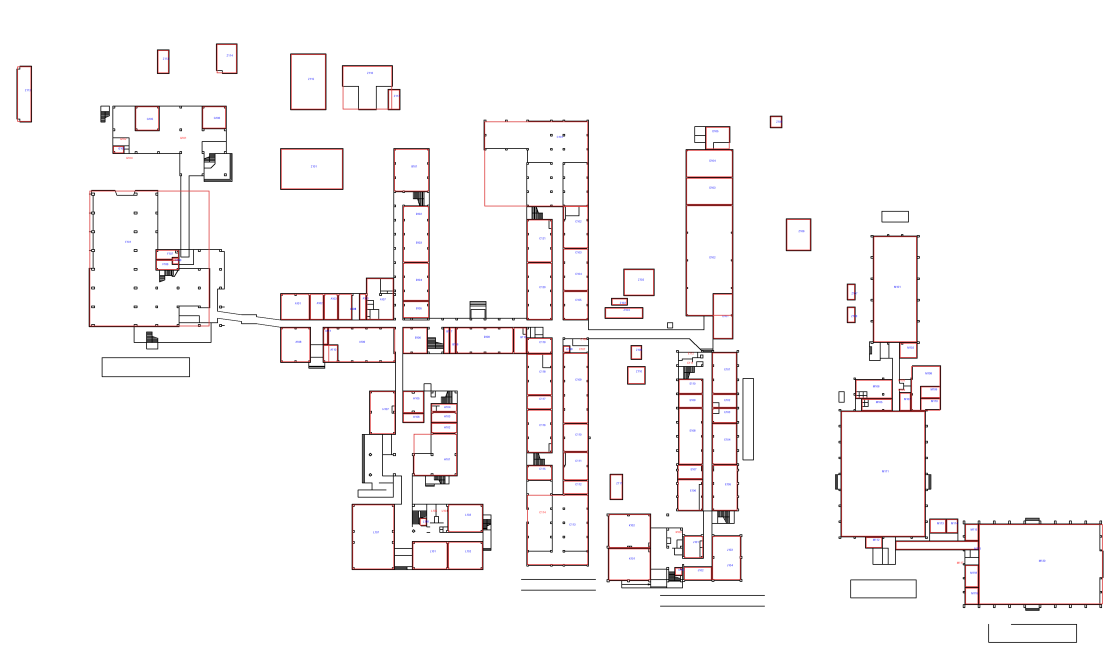
#> input picture tools/trace-debug-1F.png, 2227 x 1309 px (shown at 1/2 size)
$ python make-lhako-logo.py trace-debug-1F.png
#> lines starting #> are read from the running program, lines starting #| are printed output that depends on the picture; after the words box and inside, x2 and y2 are one past the last pixel; in counts of white or black regions, pixels touching at a corner belong together
import sys
from pathlib import Path

import numpy as np
from PIL import Image, ImageFilter

IMG = Path(__file__).resolve().parent.parent / "site" / "assets" / "img"
SRC = Path(sys.argv[1]) if len(sys.argv) > 1 else IMG / "lhako-logo-src.png"
WIDTH = 1200

im = Image.open(SRC).convert("RGB")
#> im is the input picture: PIL image 2227x1309 RGB; mean R, G, B 249, 246.9, 247
if im.width > WIDTH:
    im = im.resize((WIDTH, round(im.height * WIDTH / im.width)), Image.LANCZOS)
#> im: PIL image 1200x705 RGB
px = np.asarray(im).astype(np.float64)
mn, mx = px.min(axis=2), px.max(axis=2)

core = Image.fromarray(((mx < 70) * 255).astype("uint8"))
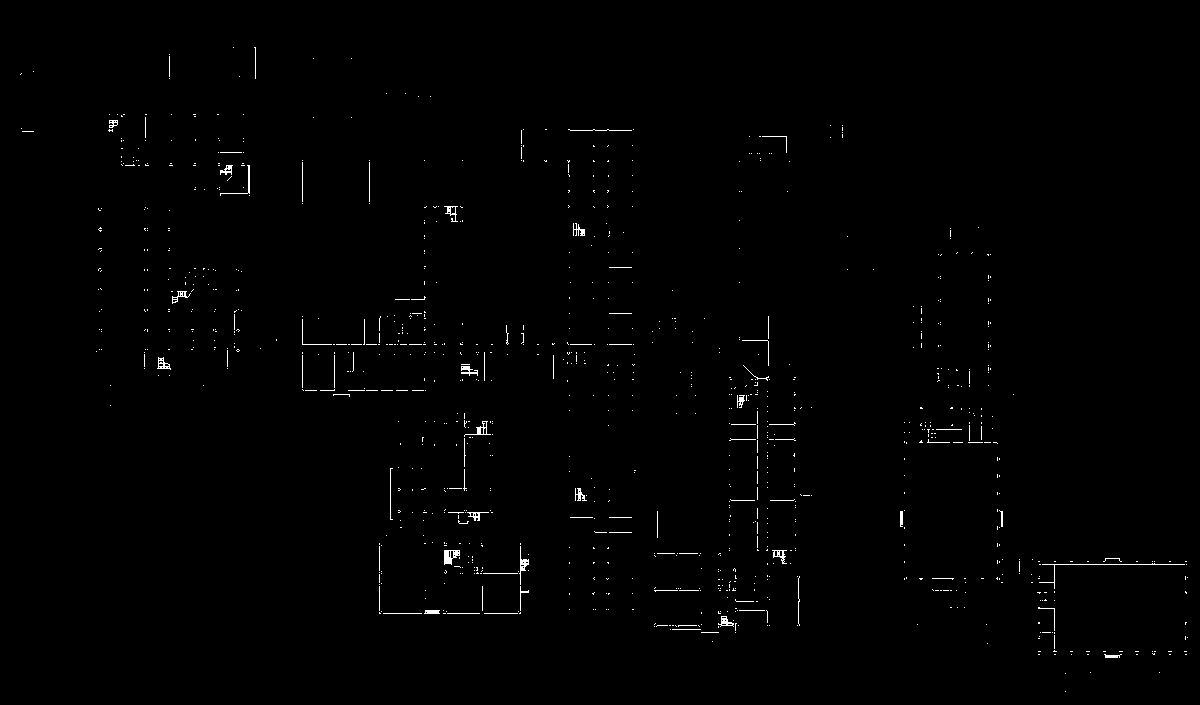
#> core: PIL image 1200x705 L; 0.67% white in thin lines or dots, all inside (x1, y1, x2, y2) = (20, 47, 1188, 692)
zone = np.asarray(core.filter(ImageFilter.MaxFilter(9))) > 0
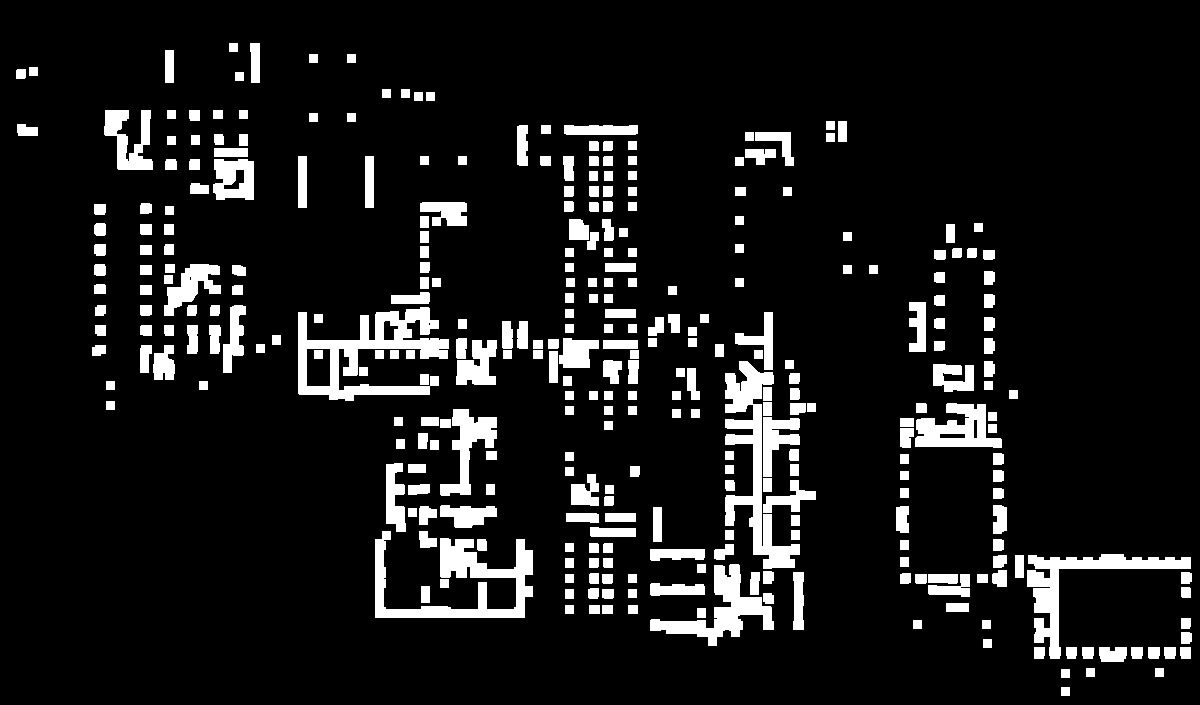
#> zone: shape (705, 1200) bool; 9.9% white; 324 white regions, largest, box (x1, y1, x2, y2) and area: (298, 307, 449, 401) 5774, (375, 531, 533, 618) 5063, (725, 361, 800, 569) 4868

ink_alpha = (255 - mn) / 255
ink_alpha = np.where(ink_alpha < 0.03, 0, ink_alpha)
other_alpha = np.clip((245 - mn) / 45, 0, 1)
alpha = np.where(zone, ink_alpha, other_alpha)
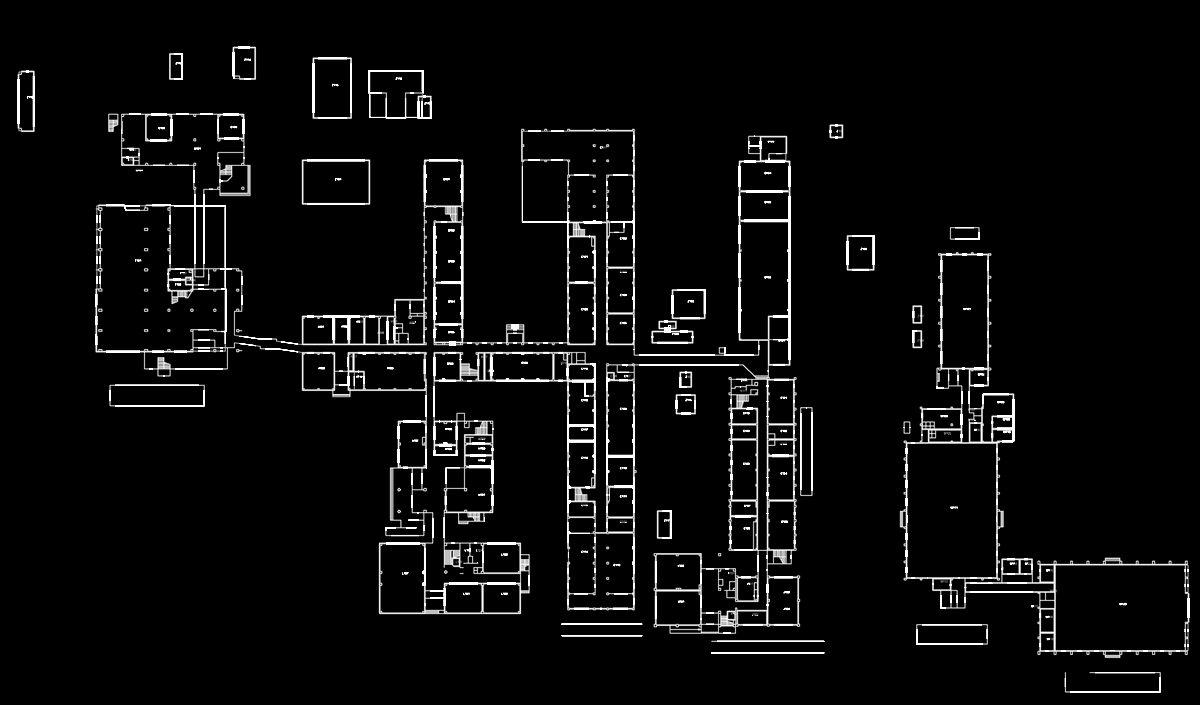
#> alpha: shape (705, 1200) float64; min 0, max 1, mean 0.0443

safe = np.maximum(ink_alpha, 1e-6)[..., None]
ink_color = np.clip((px - 255 * (1 - safe)) / safe, 0, 255)
color = np.where(zone[..., None], ink_color, px)
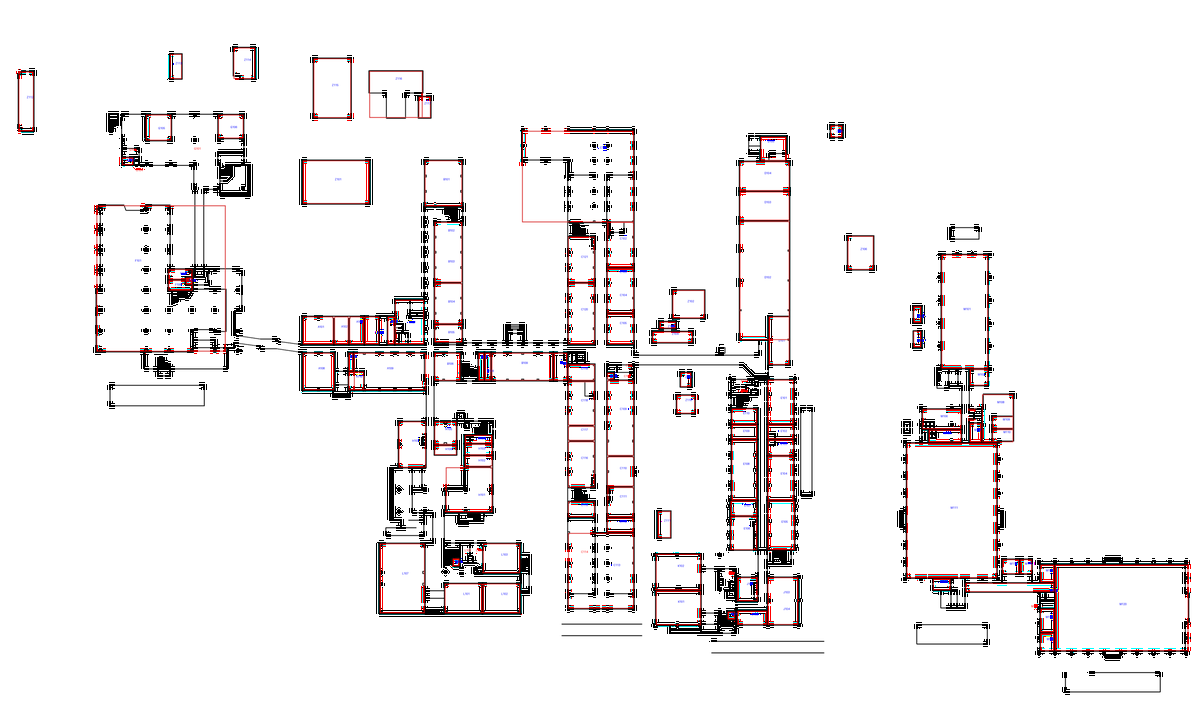
#> color: shape (705, 1200, 3) float64; mean R, G, B 240.7, 237.4, 237.7
lifted = 255 * (px / 255) ** 0.8
dark = np.where(zone[..., None], 255.0, lifted)
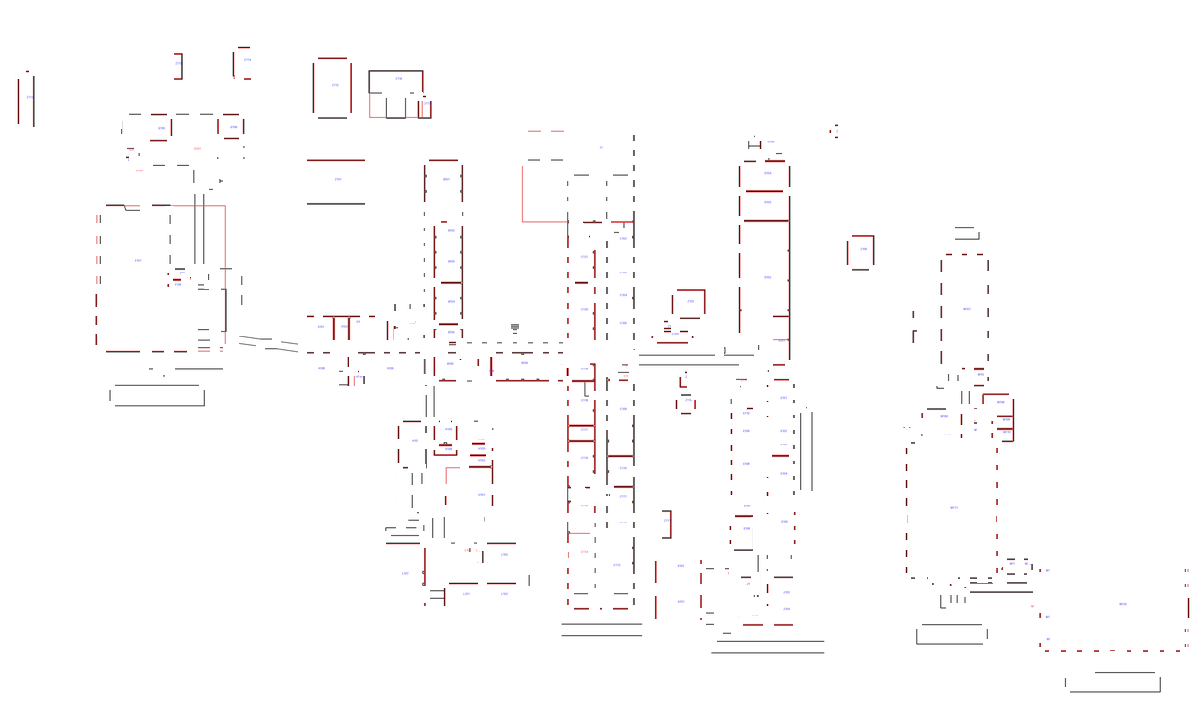
#> dark: shape (705, 1200, 3) float64; mean R, G, B 252.9, 252, 252.1


def save(rgb, name):
#> called with name = 'lhako-logo.webp'
    out = np.dstack([rgb, alpha * 255]).clip(0, 255).astype("uint8")
    Image.fromarray(out, "RGBA").save(IMG / name, quality=92, method=6)
    print(IMG / name)


save(color, "lhako-logo.webp")
save(dark, "lhako-logo-dark.webp")

$ run again, on tools/trace-debug-3F.png
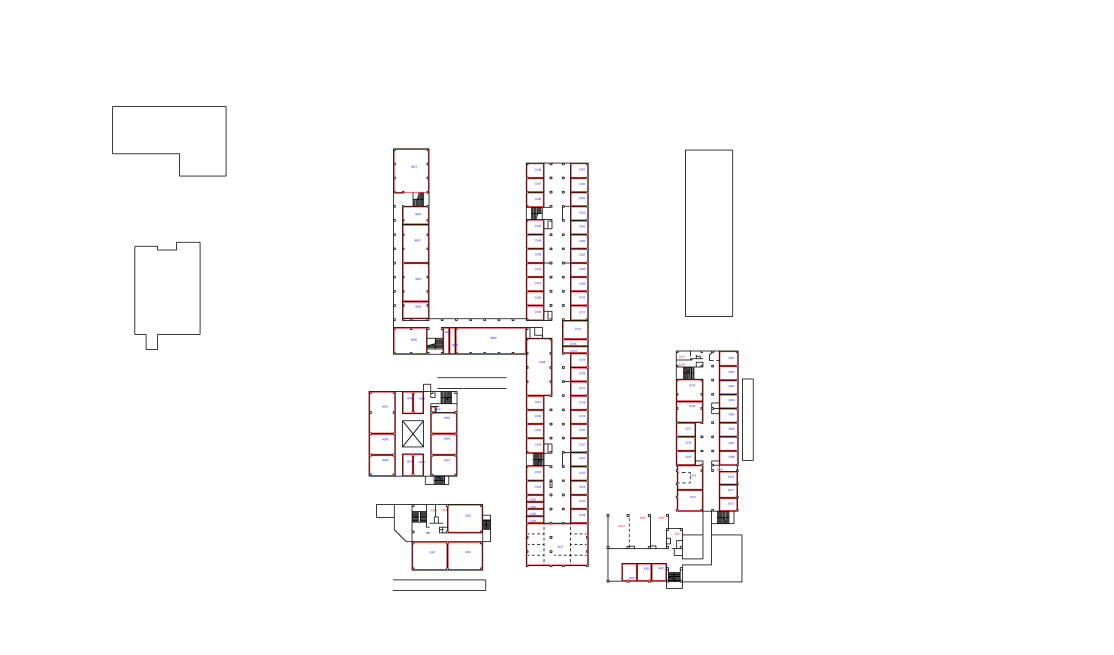
#> input picture tools/trace-debug-3F.png, 2227 x 1309 px (shown at 1/2 size)
#> im is the input picture: PIL image 2227x1309 RGB; mean R, G, B 251.5, 250.4, 250.5
#> im: PIL image 1200x705 RGB
#> `core = Image.fromarray(((mx < 70) * 255).astype("uint8"))`:
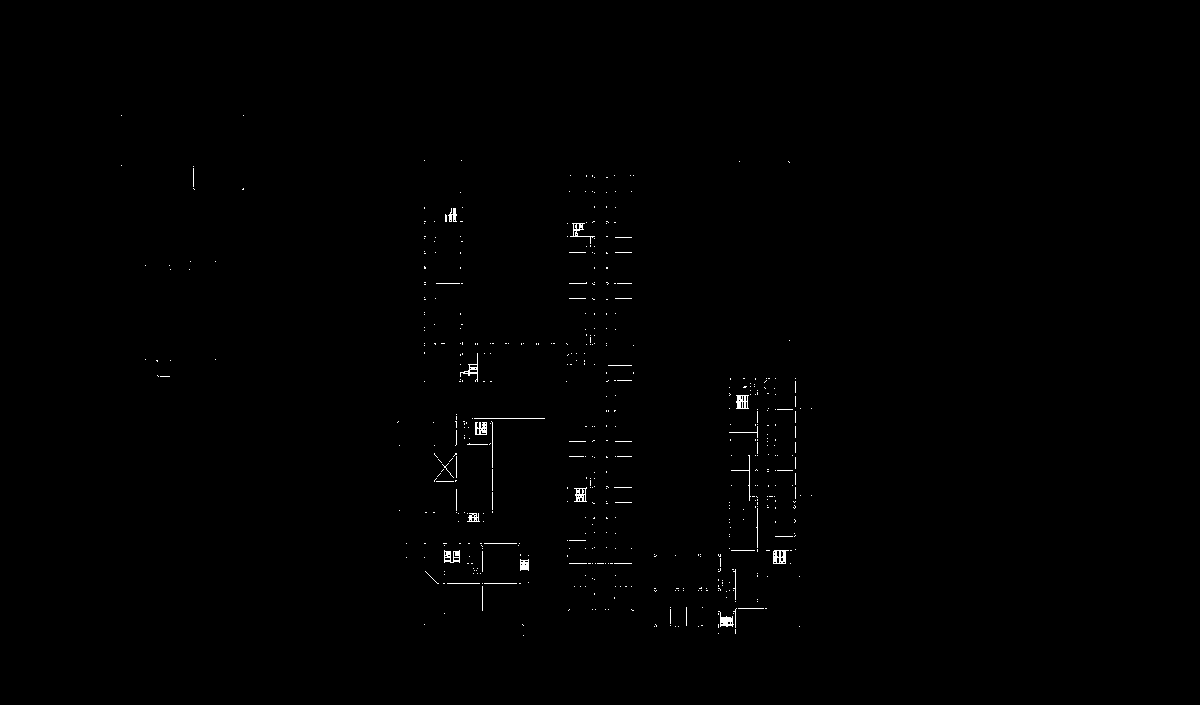
#> core: PIL image 1200x705 L; 0.38% white in thin lines or dots, all inside (x1, y1, x2, y2) = (121, 115, 812, 636)
#> zone: shape (705, 1200) bool; 5.2% white; 146 white regions, largest, box (x1, y1, x2, y2) and area: (714, 374, 800, 638) 7082, (430, 410, 549, 526) 4556, (421, 539, 533, 615) 3604
#> `dark = np.where(zone[..., None], 255.0, lifted)`:
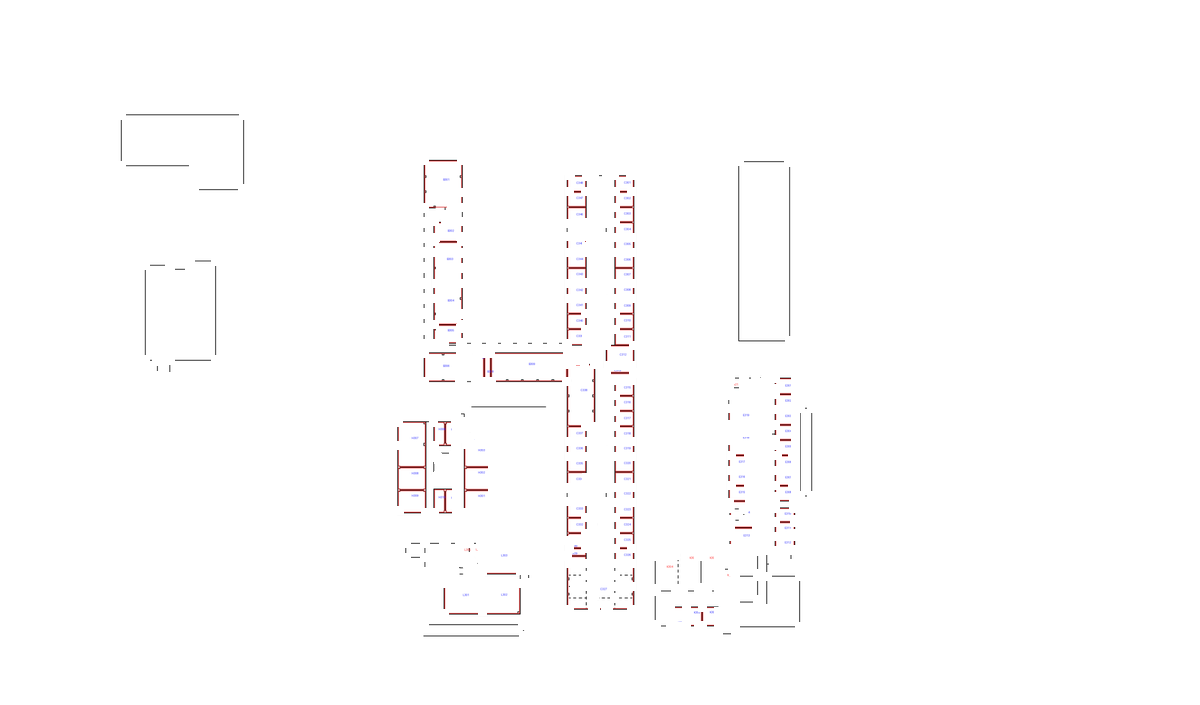
#> dark: shape (705, 1200, 3) float64; mean R, G, B 253.7, 253.2, 253.3
